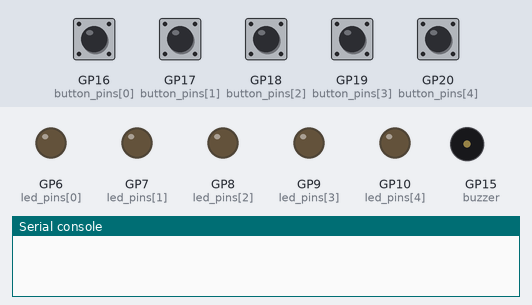
This program was run on a simulated Raspberry Pi Pico running MicroPython. Parts: output pins drawn as LEDs (lit = HIGH), buzzer (waves = sounding, pin HIGH), the last lines printed to the serial console. The test bench sets the inputs (shaded band); at power-on: GP16 (button_pins[0]), GP17 (button_pins[1]), GP18 (button_pins[2]), GP19 (button_pins[3]), GP20 (button_pins[4]) HIGH.

Above: at 1.2 s.
1.3 s: GP16 (button_pins[0]) pulled LOW for 0.15 s
At 2.6 s:
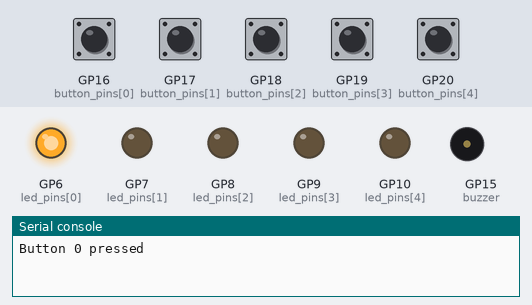
4.4 s: GP17 (button_pins[1]) pulled LOW for 0.15 s
At 6.2 s:
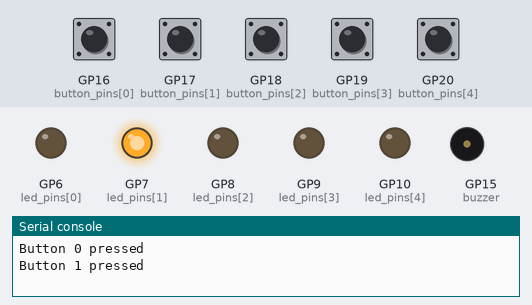
7.5 s: GP18 (button_pins[2]) pulled LOW for 0.15 s
At 9.7 s:
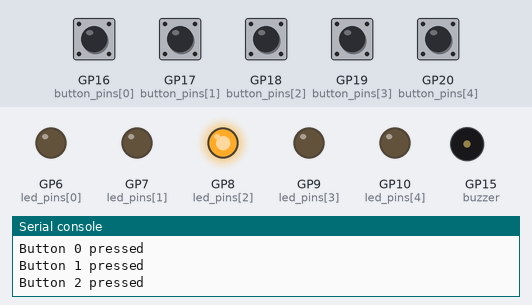
10.6 s: GP19 (button_pins[3]) pulled LOW for 0.15 s
At 12.1 s:
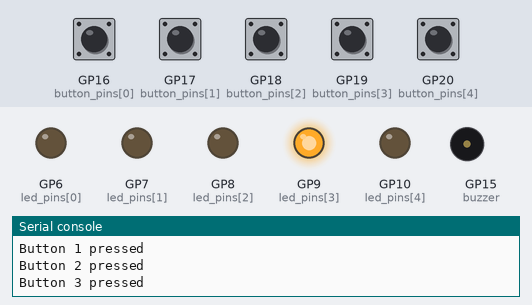
13.7 s: GP20 (button_pins[4]) pulled LOW for 0.15 s
At 15.7 s:
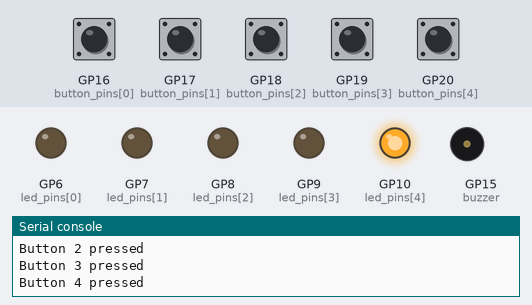
16.8 s: GP20 (button_pins[4]) pulled LOW for 1 s
At 17.3 s:
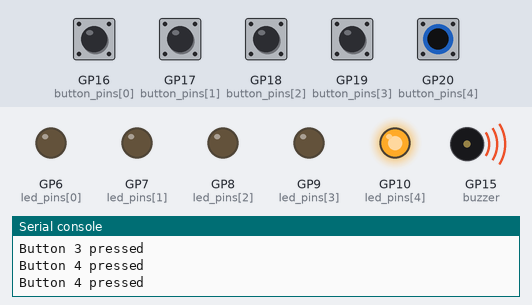
Timing chart, 0 to 21.3 s (numbered marks = the images above; inputs shaded):
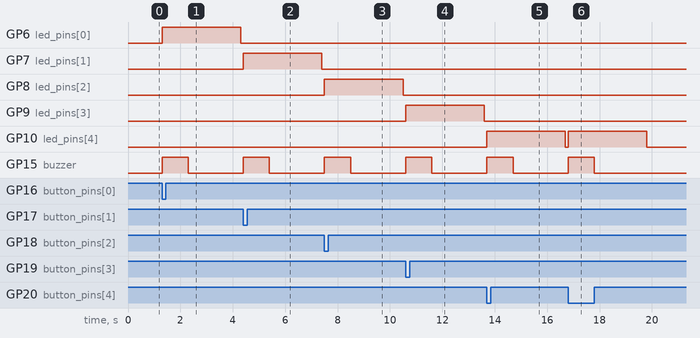

Measured:
- after the input at 1.3 s, GP6 (led_pins[0]): LOW → HIGH at once, → LOW 3.0 s later; GP15 (buzzer): LOW → HIGH at once, → LOW 1.0 s later
- after the input at 4.4 s, GP7 (led_pins[1]): LOW → HIGH at once, → LOW 3.0 s later; GP15 (buzzer): LOW → HIGH at once, → LOW 1.0 s later
- after the input at 7.5 s, GP8 (led_pins[2]): LOW → HIGH at once, → LOW 3.0 s later; GP15 (buzzer): LOW → HIGH at once, → LOW 1.0 s later
- after the input at 10.6 s, GP9 (led_pins[3]): LOW → HIGH at once, → LOW 3.0 s later; GP15 (buzzer): LOW → HIGH at once, → LOW 1.0 s later
- after the input at 13.7 s, GP10 (led_pins[4]): LOW → HIGH at once, → LOW 3.0 s later; GP15 (buzzer): LOW → HIGH at once, → LOW 1.0 s later
- after the input at 16.8 s, GP10 (led_pins[4]): LOW → HIGH at once, → LOW 3.0 s later; GP15 (buzzer): LOW → HIGH at once, → LOW 1.0 s later

The program:

quiz-game.py
```python
## Quiz game
# Detects the first to press their button
# Sounds the buzzer for 1 second and lights the
# button pressed for additional 2 seconds
from machine import Pin
import utime

buzzer = Pin(15, Pin.OUT)
# Red, Green, Yellow, Blue, White
button_pins = [16, 17, 18, 19, 20]
led_pins = [6, 7, 8, 9, 10]
buttons = []
leds = []

for i in range (0, len(button_pins)):
    buttons.append (Pin(button_pins[i], Pin.IN, Pin.PULL_UP))
    leds.append (Pin(led_pins[i], Pin.OUT))

while (1):
    button_pressed = False
    # check for which buttons pressed
    for i in range (0, len(buttons)):
        if buttons[i].value() == 0:
            print ("Button {} pressed".format(i))
            leds[i].value(1)
            button_pressed = True
        else:
            leds[i].value(0)
    if button_pressed:
        # Sound buzzer for 1 second
        buzzer.value(1)
        utime.sleep(1)
        buzzer.value(0)
        # Leave LEDs on for 2 more seconds
        utime.sleep(2)
        # Reset all buttons
        for i in range (0, len(buttons)):
            buttons[i].value(0)
```
